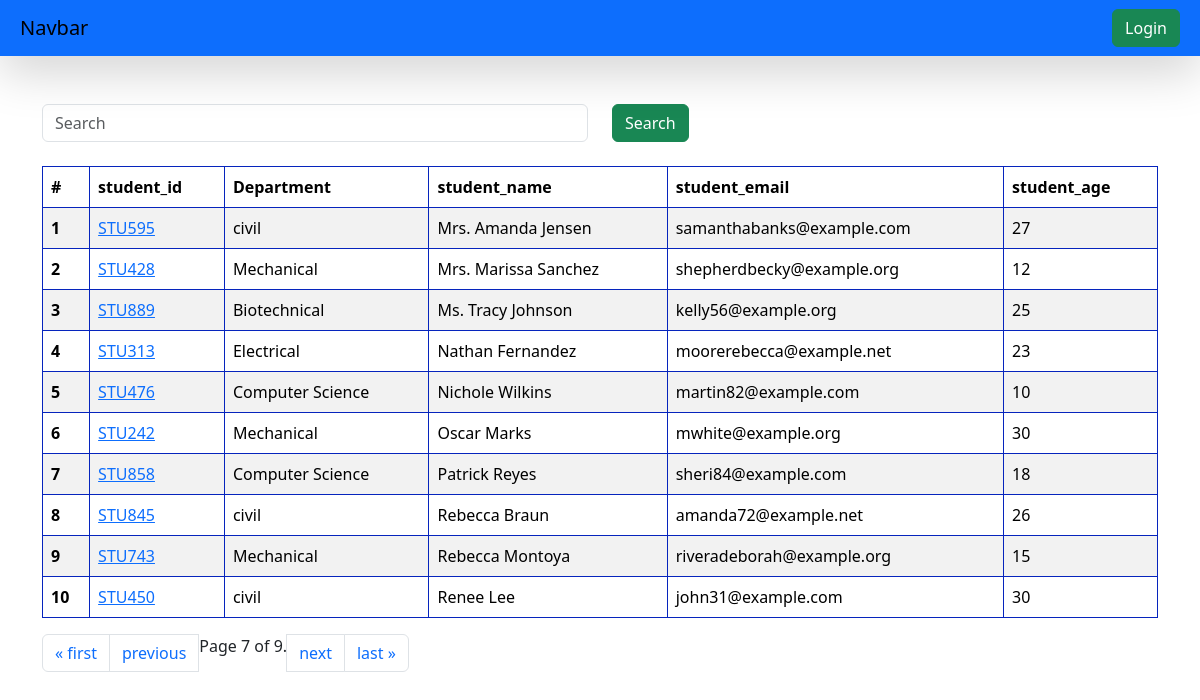
Screenshot of /students/?page=7 with the database file from the repository.
### vege/models.py (models this page shows, shortened)
class Student(models.Model):
    department = models.ForeignKey(Department, on_delete=models.CASCADE)
    student_id = models.OneToOneField(StudentID,related_name="student", on_delete=models.CASCADE)
    student_name = models.CharField(max_length=100)
    student_email = models.EmailField(unique=True)
    student_age = models.IntegerField(default=18)
    student_address = models.TextField()
    is_deleted = models.BooleanField(default= False)
    objects = StudentManager()
    admin_objects = models.Manager()
    class Meta:
        ordering =  ['student_name'] #Order students alphabetically
        verbose_name = 'student'

class StudentID(models.Model):
    student_id = models.CharField(max_length=100)
    def __str__(self) -> str:
        return self.student_id #Return student ID in admin panel

class Department(models.Model):
    department = models.CharField(max_length=100)
    class Meta:
        ordering = ['department'] #Order departments alphabetically

### vege/views.py (the view, shortened to what this page needs)
# urls.py: path('students/', get_students, name='get_students'),
def get_students(request):
    queryset = Student.objects.all()
    paginator = Paginator(queryset, 10)  # Show 10 contacts per page.
    page_number = request.GET.get("page", 1) # Default to page 1 if no page parameter is provided
    page_obj = paginator.get_page(page_number)
    return render(request, 'report/students.html', {'queryset': page_obj})

### vege/models.py (called while the page is built)
    def get_queryset(self):
        return super().get_queryset().filter(is_deleted = False)

### vege/templates/report/students.html
{% extends 'base.html' %} {% block start %}
<div class="container mt-5">
<form class="mb-4">
    <div class="row">
        <div class="col-md-6">
            <input class="form-control" name="search" placeholder="Search">
        </div>
        <div class="col-md-6">
            <button class="btn btn-success">Search</button>
        </div>
    </div>
</form>
  <table class="table table-striped">
    <thead>
      <tr>
        <th scope="col">#</th>
        <th scope="col">student_id</th>
        <th scope="col">Department</th>
        <th scope="col">student_name</th>
        <th scope="col">student_email</th>
        <th scope="col">student_age</th>
      </tr>
    </thead>
    <tbody>
      {% for student in queryset %}
      <tr>
        <th scope="row">{{forloop.counter}}</th>
        <td>
          <a href="{% url 'see_mark' student.student_id %}">
            {{student.student_id}}
          </a>
        </td>
        <td>{{student.department.department}}</td>
        <td>{{student.student_name}}</td>
        <td>{{student.student_email}}</td>
        <td>{{student.student_age}}</td>
      </tr>
      {% endfor %}
    </tbody>
    </table>
      <nav aria-label="Page navigation example">
      <ul class="pagination">
          {% if queryset.has_previous %}
            <li class="page-item"><a class="page-link"  href="?page=1">&laquo; first</a> </li>
            <li class="page-item"><a class="page-link" href="?page={{ queryset.previous_page_number }}">previous</a> </li>
          {% endif %}
          <span class="current">
            Page {{ queryset.number }} of {{ queryset.paginator.num_pages }}.
          </span>
          {% if queryset.has_next %}
            <li class="page-item"><a class="page-link"href="?page={{ queryset.next_page_number }}">next</a> </li>
            <li class="page-item"><a class="page-link" href="?page={{ queryset.paginator.num_pages }}">last &raquo;</a> </li>
          {% endif %}
    </ul>
   </nav>
</div>
{% endblock %}

### home/templates/base.html (style rules this page uses)
table, th, td { border: 1px solid rgb(6, 36, 189); }

### rows the page displays
Student: student_id "STU595", department.department "civil", student_name "Mrs. Amanda Jensen", student_email "samanthabanks@example.com", student_age "27"
Student: student_id "STU428", department.department "Mechanical", student_name "Mrs. Marissa Sanchez", student_email "shepherdbecky@example.org", student_age "12"
Student: student_id "STU889", department.department "Biotechnical", student_name "Ms. Tracy Johnson", student_email "kelly56@example.org", student_age "25"
Student: student_id "STU313", department.department "Electrical", student_name "Nathan Fernandez", student_email "moorerebecca@example.net", student_age "23"
Student: student_id "STU476", department.department "Computer Science", student_name "Nichole Wilkins", student_email "martin82@example.com", student_age "10"
Student: student_id "STU242", department.department "Mechanical", student_name "Oscar Marks", student_email "mwhite@example.org", student_age "30"
Student: student_id "STU858", department.department "Computer Science", student_name "Patrick Reyes", student_email "sheri84@example.com", student_age "18"
Student: student_id "STU845", department.department "civil", student_name "Rebecca Braun", student_email "amanda72@example.net", student_age "26"
Student: student_id "STU743", department.department "Mechanical", student_name "Rebecca Montoya", student_email "riveradeborah@example.org", student_age "15"
Student: student_id "STU450", department.department "civil", student_name "Renee Lee", student_email "john31@example.com", student_age "30"

### other values shown
{{ queryset.number }} "7"
{{ queryset.paginator.num_pages }} "9"
